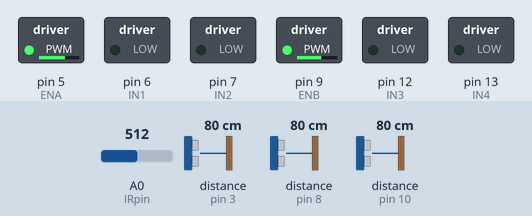
Bench run of a program on a simulated Arduino Uno, built with avr-gcc and run on an emulated ATmega328P. Shown: switched loads named in the program (green lamp = pin HIGH). Wiring (inferred from the names in the program): 3 × ultrasonic range finder: trigger pin 2, echo pin 3 / trigger pin 4, echo pin 8 / trigger pin 11, echo pin 10. Dashed ring = blinking. The inputs (shaded band) are chosen by the test bench; at power-on: distance to the obstacle (sensors on pin 8, pin 10, pin 3) 80 cm, A0 (IRpin) = 512. The echo pulse lasts 58.3 µs per cm; pins used as bus, display or sensor lines are not drawn.

Above: at 1.2 s.
1.3 s: distance to the obstacle (sensor on pin 8) set to 2 cm
At 2.4 s:
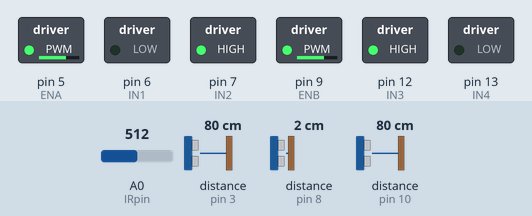
3.4 s: distance to the obstacle (sensor on pin 8) set to 24 cm
4.9 s: distance to the obstacle (sensor on pin 8) set to 30 cm
At 5.8 s:
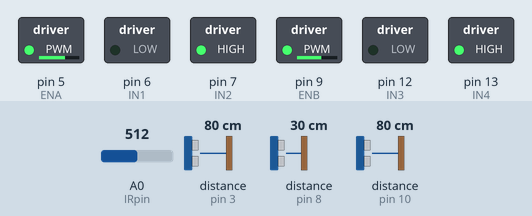
8.6 s: distance to the obstacle (sensor on pin 10) set to 2 cm
At 10.0 s:
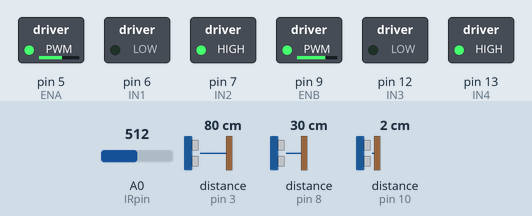
12.1 s: distance to the obstacle (sensor on pin 10) set to 9 cm
At 13.2 s:
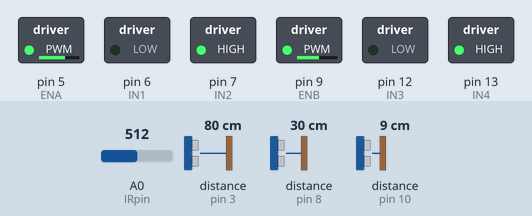
15.6 s: distance to the obstacle (sensor on pin 10) set to 18 cm
At 16.8 s:
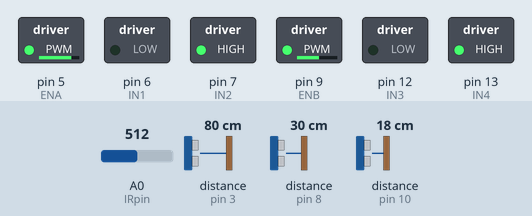
Timing chart, 0 to 22.0 s (numbered marks = the images above; inputs shaded):
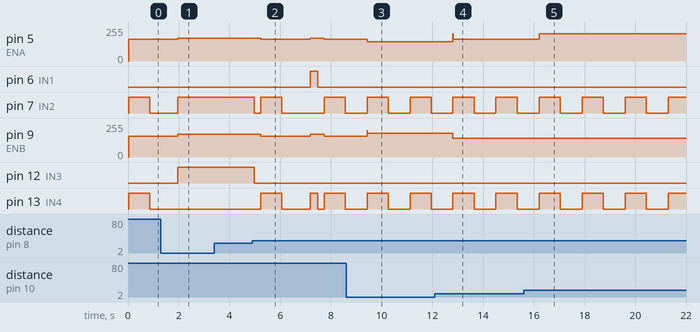

Measured:
- the behaviour switches between 26 and 27 cm on distance to the obstacle (sensor on pin 8) (found by bisection; images 1 and 2)
- after the input at 1.3 s, pin 5 (ENA): 164/255 → 170/255 after 0.66 s; pin 9 (ENB): 155/255 → 170/255 after 0.66 s; pin 12 (IN3): LOW → HIGH after 0.66 s; pin 13 (IN4): stays LOW (without the input it goes to HIGH after 0.43 s)
- after the input at 3.4 s, every drawn part: stays the same
- after the input at 4.9 s, pin 5 (ENA): 170/255 → 164/255 after 0.33 s, → 170/255 1.9 s later, → 164/255 0.56 s later; pin 6 (IN1): LOW → HIGH after 2.3 s, → LOW 0.30 s later
- after the input at 8.6 s, pin 5 (ENA): 164/255 → 145/255 after 0.83 s; pin 9 (ENB): 155/255 → 180/255 after 0.83 s
- after the input at 12.1 s, pin 5 (ENA): 145/255 → 164/255 after 0.71 s; pin 9 (ENB): 180/255 → 140/255 after 0.71 s
- after the input at 15.6 s, pin 5 (ENA): 164/255 → 205/255 after 0.60 s

The program:

main.cpp
```cpp
#include <Arduino.h>

#define trigPinLeft 2
#define echoPinLeft 3

#define trigPinRight 11
#define echoPinRight 10

#define trigPinFront 4
#define echoPinFront 8

#define IRpin A0 // IR sensor pin

#define ENA 5 // pins for left motor
#define IN1 6
#define IN2 7

#define ENB 9 // pins for Right motor
#define IN3 12
#define IN4 13

enum Direction {WEST = 0, SOUTH = 1, EAST = 2, NORTH = 3};
Direction currentDirection = NORTH;
Direction targetDirection;

Direction direction_order[4] = {WEST, SOUTH, EAST, NORTH};

bool leftWall;
bool rightWall;
bool frontWall;

bool northWall;
bool southWall;
bool westWall;
bool eastWall;

long distanceFront;
long distanceLeft;
long distanceRight;

int baseSpeed = 145;

double error, derivative, correction, previous = 0;

struct Cell { // store the coordinates of the matrix
  int x; // X-coordinate
  int y; // Y-coordinate
};

struct Queue{ // Define a queue data type to store thw stacks.
  Cell data[9*9];
  int top = -1;

  void push(Cell cell){ //append a cell to the queue (Last element)
    data[++top] = cell;
  }

  Cell pop(){ // pop out the last element from the queue
    return data[top--];
  }

  bool isEmpty(){ // Return if the queue is empty or not
    return top == -1;
  }

  int size() { // Return how many elements are in the array
    return top + 1;
  }
};

bool cell_wall[4];
Queue Frontier;
Queue Explored;
Queue DeadEnds;
Cell child_cell;
Cell goal_cell;
int Explored_size;

int kp = 4;  // Proportional gain
int kd = 0.5 ;  // Derivative gain

long readUltrasonic(int trigPin, int echoPin) {// Function to read distance from an ultrasonic sensor
  digitalWrite(trigPin, LOW);
  delayMicroseconds(2);
  digitalWrite(trigPin, HIGH);
  delayMicroseconds(10);
  digitalWrite(trigPin, LOW);

  long duration = pulseIn(echoPin, HIGH);
  return (duration * 0.0343) / 2;  // Calculate distance in cm
}

void DirChange_right() { // Moves the direction counterclockwise. Adding 3 achieves a backward rotation in modular arithmetic: NORTH -> EAST EAST -> SOUTH SOUTH -> WEST WEST -> NORTH
  currentDirection = static_cast<Direction>((currentDirection + 3) % 4);
}

void DirChange_left() { //  Moves the direction counterclockwise. Adding 3 achieves a backward rotation in modular arithmetic: NORTH -> WEST WEST -> SOUTH SOUTH -> EAST EAST -> NORTH
  currentDirection = static_cast<Direction>((currentDirection + 1) % 4);
}

void DirChange_180() {  // Reverse the current direction. Example: NORTH -> SOUTH
  currentDirection = static_cast<Direction>((currentDirection + 2) % 4);
}

void getSensorState(){ // Get the current readings from the sensors
  distanceFront = readUltrasonic(trigPinFront, echoPinFront);
  distanceLeft = readUltrasonic(trigPinLeft, echoPinLeft);
  distanceRight = readUltrasonic(trigPinRight, echoPinRight);

  if(distanceLeft <= 15){
    leftWall = true;
  }else{
    leftWall = false;
  }

  if(distanceRight <= 15){
    rightWall = true;
  }else{
    rightWall = false;
  }

  if(distanceFront <= 15){
    frontWall = true;
  }else{
    frontWall = false;
  }
}

void interpretSensorReadings() {  // Map the relavent sensors to global directions
  getSensorState();

  switch (currentDirection) {
    case NORTH:
      northWall = frontWall;
      westWall = leftWall;
      eastWall = rightWall;
      southWall = true;
      break;
    case EAST:
      eastWall = frontWall;
      northWall = leftWall;
      southWall = rightWall;
      westWall = true;
      break;
    case SOUTH:
      southWall = frontWall;
      eastWall = leftWall;
      westWall = rightWall;
      northWall = true;
      break;
    case WEST:
      westWall = frontWall;
      southWall = leftWall;
      northWall = rightWall;
      eastWall = true;
      break;
  }
  // define a cell_wall array to hold the wall configurations in a particular cell
  cell_wall[WEST] = westWall;
  cell_wall[SOUTH] = southWall;
  cell_wall[EAST] = eastWall;
  cell_wall[NORTH] = northWall;

  // Serial.println(cell_wall[0]);
  // Serial.println(cell_wall[1]);
  // Serial.println(cell_wall[2]);
  // Serial.println(cell_wall[3]);
}

bool IsInExplored(Cell child){ // Chech whether a given cell is in the explored stack
  Explored_size = Explored.size();

  for (int i = 0; i < Explored_size; i++) { //Loop through alla the elements in the explored stack and check the coordinates
      if (Explored.data[i].x == child.x && Explored.data[i].y == child.y) {
          return true;  // Cell found in the explored list
      }
  }
  return false;
}

void turnRight_motorCommands(){ // Command the motors to turn Right
  digitalWrite(IN1, LOW);
  digitalWrite(IN2, HIGH);
  analogWrite(ENA, 170);

  digitalWrite(IN3, HIGH);
  digitalWrite(IN4, LOW);
  analogWrite(ENB, 170);
}

void turnLeft_motorCommands(){ // Command the motors to turn Left
  digitalWrite(IN1, HIGH);
  digitalWrite(IN2, LOW);
  analogWrite(ENA, 170);

  digitalWrite(IN3, LOW);
  digitalWrite(IN4, HIGH);
  analogWrite(ENB, 170);
}

void stopMotor_motorCommands() { // Completely stop the motors
  digitalWrite(IN1, LOW);
  digitalWrite(IN2, LOW);
  digitalWrite(IN3, LOW);
  digitalWrite(IN4, LOW);
}

void RotateRight(){ // Turn the robot 90 degrees to the right
  if ((readUltrasonic(trigPinFront, echoPinFront)) < 15){ // check whether a forward wall is available
    stopMotor_motorCommands();
    delay(250);
    turnRight_motorCommands();
    while(readUltrasonic(trigPinFront, echoPinFront) <= 25){ // Turn right untill the front sensor will not detect a wall.
      delay(30);
    }
    delay(70);
    stopMotor_motorCommands();
    delay(250);
  }
  else{ // right turn with no wall available
    stopMotor_motorCommands();
    delay(250);
    turnRight_motorCommands();
    delay(300);
    stopMotor_motorCommands();
    delay(250);
  }
}

void RotateLeft (){ //Turn the robot 90 degrees to the right
  if ((readUltrasonic(trigPinFront, echoPinFront)) < 15){ // check whether a forward wall is available
    stopMotor_motorCommands();
    delay(250);
    turnLeft_motorCommands();
    while(readUltrasonic(trigPinFront, echoPinFront) <= 25){ // Turn right untill the front sensor will not detect a wall.
      delay(10);
    }
    delay(50);
    stopMotor_motorCommands();
    delay(250);
  }
  else { // left turn with no wall available
    stopMotor_motorCommands();
    delay(250);
    turnLeft_motorCommands();
    delay(300);
    stopMotor_motorCommands();
    delay(250);
  }
}

void Rotate180(){ //Turn the robot 180 degrees
  if ((readUltrasonic(trigPinRight, echoPinRight)) < 10){  // check whether right wall is available and then
                                                          // robot will turn 180 degrees by taking the feedback from right wall
    stopMotor_motorCommands();
    delay(250);
    turnRight_motorCommands();
    while(readUltrasonic(trigPinFront, echoPinFront) <= 25){
      delay(50);
    }
    stopMotor_motorCommands();
    delay(250);

  }else if((readUltrasonic(trigPinLeft, echoPinLeft)) < 10){
    stopMotor_motorCommands();
    delay(250);
    turnLeft_motorCommands();
    while(readUltrasonic(trigPinFront, echoPinFront) <= 25){
      delay(50);
    }
    stopMotor_motorCommands();
    delay(250);
  }
}

void leftwallForward(){
  int kp = 3;  // Proportional gain
  int kd = 1.5 ;  // Derivative gain

  int targetDistance = 5;

  // Calculate the error between left and right distances
  double errorLeft = targetDistance - readUltrasonic(trigPinLeft, echoPinLeft);

  // Calculate the derivative (rate of change of error)
  double derivative = (errorLeft - previous) / 0.05;

  // Apply PD control: combine proportional and derivative terms
  correction = (kp * errorLeft) + (kd * derivative);

  // Update the previous error for the next loop
  previous = errorLeft;

  // Adjust motor speeds with correction
  int speedA = baseSpeed + correction;
  int speedB = baseSpeed - correction;

  // Ensure the speeds are within the valid range
  speedA = constrain(speedA, 140, 170);
  speedB = constrain(speedB, 140, 170);

  digitalWrite(IN1, LOW);
  digitalWrite(IN2, HIGH);
  analogWrite(ENA, speedA);

  digitalWrite(IN3, LOW);
  digitalWrite(IN4, HIGH);
  analogWrite(ENB, speedB);
}

void rightwallForward(){
  int kp = 7;  // Proportional gain
  int kd = 1.75 ;  // Derivative gain

  int targetDistance = 6;

  // Calculate the error between left and right distances
  double errorRight = targetDistance - readUltrasonic(trigPinRight, echoPinRight);

  // Calculate the derivative (rate of change of error)
  double derivative = (errorRight - previous) / 0.05;

  // Apply PD control: combine proportional and derivative terms
  correction = (kp * errorRight) + (kd * derivative);

  // Update the previous error for the next loop
  previous = errorRight;

  // Adjust motor speeds with correction
  int speedA = baseSpeed - correction;
  int speedB = baseSpeed + correction;

  // Ensure the speeds are within the valid range
  speedA = constrain(speedA, 140, 200);
  speedB = constrain(speedB, 140, 200);

  digitalWrite(IN1, LOW);
  digitalWrite(IN2, HIGH);
  analogWrite(ENA, (speedA+5));

  digitalWrite(IN3, LOW);
  digitalWrite(IN4, HIGH);
  analogWrite(ENB, speedB);
}

void moveForward2(){ // Move forward without following a wall

  digitalWrite(IN1, LOW);
  digitalWrite(IN2, HIGH);
  digitalWrite(IN3, LOW);
  digitalWrite(IN4, HIGH);
  analogWrite(ENA, 164);
  analogWrite(ENB, 155);

}

void moveStep(){ // Go forward for one step (one tile)

  unsigned long starttime = millis();
  const unsigned long moveDuration = 830;

  while ((millis() - starttime) < moveDuration) {
    if ((readUltrasonic(trigPinFront,echoPinFront)) < 10){
      break;
    }

    if (readUltrasonic(trigPinRight, echoPinRight) < 20) {
      rightwallForward();
    }
    else{
      moveForward2();
    }
    delay(10);
  }
  stopMotor_motorCommands();
  delay(500);

  // moveForward2();
  // delay(830);
  // stopMotor_motorCommands();
  // delay(250);
  // stopMotor_motorCommands();
  // delay(500);
}


void moveRobot(Direction target, Direction current) { //when given the current direction and the target direction this will realize which rotations it should take
    // Determine the rotation needed
    int rotation = (target - current + 4) % 4;

    // Rotate the robot based on the difference
    switch (rotation) {
        case 0: // No rotation needed
            break;
        case 1: // Rotate 90 degrees right
            RotateLeft();
            DirChange_left();
            break;
        case 2: // Rotate 180 degrees
            Rotate180();
            DirChange_180();
            break;
        case 3: // Rotate 90 degrees left
            RotateRight();
            DirChange_right();
            break;
    }

    // Move forward one tile
    moveStep();
    delay(250);

    // Update current direction
    currentDirection = targetDirection;
}

void getTargetDirection (int x, int y){ // Based on the current and desired cells, we can determine which direction robot should travel
  if (x == 0 && y == 1) {
    // Move North
    targetDirection = NORTH;

  } else if (x == 0 && y == -1) {
    // Move South
    targetDirection = SOUTH;

  } else if (x == 1 && y == 0) {
    // Move East
    targetDirection = EAST;

  } else if (x == -1 && y == 0) {
    // Move West
    targetDirection = WEST;
  }
}

bool readIRsensor(){ // Detect the white color cell using IR sensor reading
  int detectionThreshold = 400;
  int sensorVal = analogRead(IRpin);
  // Serial.println(sensorVal);
  // delay(500);
  if (sensorVal > detectionThreshold){
    return false;
  }else{
    return true;
  }
}

void DFS(Cell start){ //DFS code
  // initially start cell is pushed to both frontier and explored stacks.
  Frontier.push(start);
  Explored.push(start);
  Cell previous_cell = start;

  while (!Frontier.isEmpty()){ // Main while loop. This will run untill there are no elements in frontier stack
    Cell current_cell = Frontier.pop();

    if ((current_cell.x == start.x) && (current_cell.y == start.y)){ // because at start we place the robot in that cell
      previous_cell = current_cell;
      Explored.push(current_cell);
    }
    else{
      // Determine the direction to move based on the difference between cell coordinates
      int deltaX = current_cell.x - previous_cell.x;
      int deltaY = current_cell.y - previous_cell.y;

      getTargetDirection(deltaX, deltaY);

      //Based on the target and current distace we can determine the direction we need to move
      moveRobot(targetDirection, currentDirection);

      delay(100);
      // After we move the robot we push the current cell to explored list
      Explored.push(current_cell);
      previous_cell = current_cell; // keep track of the previous cell
    }

    int detectionThreshold = 400;
    int sensorVal = analogRead(IRpin);
    // Serial.println(sensorVal);
    // delay(500);
    if (sensorVal < detectionThreshold){
      delay(100);
      break;
    }

    int validChildCount = 0;

    interpretSensorReadings(); // Get all the sensor readings for current cell and create the cell_wall array

    for (int i = 0; i < 4; i++){ // i represent the direction {0 = WEST, 1 = SOUTH, 2 = EAST, 3 = NORTH}
      // iterate through each direction to find child cells
      Direction d = direction_order[i];

      if (cell_wall[i] == false){ //
      // if a particular cell is traversable (No wall in that direction) and not in the explored list iit is considered as a child cell
        if (d == WEST){
          child_cell.x = current_cell.x - 1;
          child_cell.y = current_cell.y;
        }

        else if (d == SOUTH){
          child_cell.x = current_cell.x;
          child_cell.y = current_cell.y - 1;
        }

        else if (d == EAST){
          child_cell.x = current_cell.x + 1;
          child_cell.y = current_cell.y;
        }

        else if (d == NORTH){
          child_cell.x = current_cell.x;
          child_cell.y = current_cell.y + 1;
        }

        if (IsInExplored(child_cell)) {
          continue;
        }

        validChildCount++; // keep track of child cells
        Frontier.push(child_cell); // every child cells are pushed into frontier array in reverse priority order.
      }
    }
    if (validChildCount == 0){ // If there is no valid child cells, it is the goal or dead end. Goal is checked above so this is a dead end
      Serial.println("dead end reached");
      bool breakAll = false;
      for (int i = Explored.size() - 1; i >= 0; i-- ){ // backtrack through explored cells to find a cell that has a unvisited child cell
        Cell target_cell = Explored.data[i-1];

        int deltaX = target_cell.x - current_cell.x;
        int deltaY = target_cell.y - current_cell.y;

        getTargetDirection(deltaX, deltaY);

        Serial.println("moving back");

        moveRobot(targetDirection, currentDirection);

        DeadEnds.push(Explored.pop());

        current_cell = target_cell;

        Cell neighbour_cell;
        delay(1000);

        for (int i = 0; i < 4; i++){  // check all the neighbour cells of current cell in all directions
          Direction d = direction_order[i];

          interpretSensorReadings();

          if (cell_wall[i] == false){ // neighboure cells are the ones that can travel from the current cell (traversable cells)
            if (d == NORTH){
              neighbour_cell.x = current_cell.x;
              neighbour_cell.y = current_cell.y + 1;
            }

            else if (d == EAST){
              neighbour_cell.x = current_cell.x + 1;
              neighbour_cell.y = current_cell.y;
            }

            else if (d == WEST){
              neighbour_cell.x = current_cell.x - 1;
              neighbour_cell.y = current_cell.y;
            }

            else if (d == SOUTH){
              neighbour_cell.x = current_cell.x;
              neighbour_cell.y = current_cell.y - 1;
            }

            if ((neighbour_cell.x == (Frontier.data[Frontier.size()-1].x)) && (neighbour_cell.y == Frontier.data[Frontier.size()-1].y)){
              // If there is a neighboure cell that has a unvisited child cell we break the loop and go to the main while loop again
              breakAll = true;
              break;
            }
          }
        }
        previous_cell = current_cell; // track the current cell
        if (breakAll) break;

      }
    }
  }
}

void setup() {
  pinMode(ENA, OUTPUT);   // Motor pins setup
  pinMode(IN1, OUTPUT);
  pinMode(IN2, OUTPUT);

  pinMode(ENB, OUTPUT);
  pinMode(IN3, OUTPUT);
  pinMode(IN4, OUTPUT);

  Serial.begin(9600);

  pinMode(trigPinLeft, OUTPUT);  //Ultrasonic sensor pins setup
  pinMode(echoPinLeft, INPUT);

  pinMode(trigPinRight, OUTPUT);
  pinMode(echoPinRight, INPUT);

  pinMode(trigPinFront, OUTPUT);
  pinMode(echoPinFront, INPUT);
}

void loop() {
  Cell start; //initiate the starting cell as (0,0)
  start.x = 0;
  start.y = 0;

  DFS(start);

  // readIRsensor();
  // leftwallForward();
  // rightwallForward();
  // moveForward2();
  delay(10);
}
```
